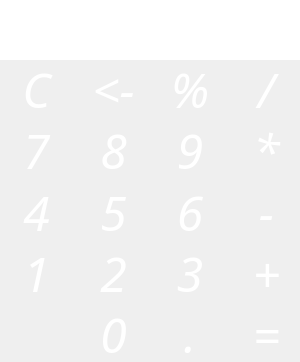
<?xml version="1.0" encoding="UTF-8"?>
<ui version="4.0">
 <class>Widget</class>
 <widget class="QWidget" name="Widget">
  <property name="geometry">
   <rect>
    <x>0</x>
    <y>0</y>
    <width>300</width>
    <height>362</height>
   </rect>
  </property>
  <property name="font">
   <font>
    <family>Academy Engraved LET</family>
    <bold>true</bold>
   </font>
  </property>
  <property name="windowTitle">
   <string>Widget</string>
  </property>
  <widget class="QLineEdit" name="lineEdit_display">
   <property name="geometry">
    <rect>
     <x>0</x>
     <y>0</y>
     <width>300</width>
     <height>60</height>
    </rect>
   </property>
   <property name="font">
    <font>
     <family>Academy Engraved LET</family>
     <pointsize>36</pointsize>
     <bold>false</bold>
    </font>
   </property>
   <property name="styleSheet">
    <string notr="true">QLineEdit {
	Border:none;
}</string>
   </property>
   <property name="alignment">
    <set>Qt::AlignRight|Qt::AlignTrailing|Qt::AlignVCenter</set>
   </property>
   <property name="readOnly">
    <bool>true</bool>
   </property>
  </widget>
  <widget class="QWidget" name="">
   <property name="geometry">
    <rect>
     <x>1</x>
     <y>61</y>
     <width>301</width>
     <height>301</height>
    </rect>
   </property>
   <layout class="QGridLayout" name="gridLayout">
    <item row="0" column="0">
     <widget class="QPushButton" name="pushButton_clear">
      <property name="sizePolicy">
       <sizepolicy hsizetype="Minimum" vsizetype="Fixed">
        <horstretch>0</horstretch>
        <verstretch>0</verstretch>
       </sizepolicy>
      </property>
      <property name="baseSize">
       <size>
        <width>0</width>
        <height>0</height>
       </size>
      </property>
      <property name="font">
       <font>
        <family>Marker Felt</family>
        <pointsize>36</pointsize>
        <italic>true</italic>
        <bold>false</bold>
       </font>
      </property>
      <property name="styleSheet">
       <string notr="true">QPushButton {
    border: none;
	color: white;
	font: italic 36pt &quot;Marker Felt&quot;;
}
</string>
      </property>
      <property name="text">
       <string>C</string>
      </property>
      <property name="iconSize">
       <size>
        <width>16</width>
        <height>16</height>
       </size>
      </property>
     </widget>
    </item>
    <item row="1" column="0">
     <widget class="QPushButton" name="pushButton_7">
      <property name="sizePolicy">
       <sizepolicy hsizetype="Minimum" vsizetype="Fixed">
        <horstretch>0</horstretch>
        <verstretch>0</verstretch>
       </sizepolicy>
      </property>
      <property name="baseSize">
       <size>
        <width>0</width>
        <height>0</height>
       </size>
      </property>
      <property name="font">
       <font>
        <family>Marker Felt</family>
        <pointsize>36</pointsize>
        <italic>true</italic>
        <bold>false</bold>
       </font>
      </property>
      <property name="styleSheet">
       <string notr="true">QPushButton {
    border: none;
	color: white;
	font: italic 36pt &quot;Marker Felt&quot;;
}
</string>
      </property>
      <property name="text">
       <string>7</string>
      </property>
      <property name="iconSize">
       <size>
        <width>16</width>
        <height>16</height>
       </size>
      </property>
     </widget>
    </item>
    <item row="2" column="1">
     <widget class="QPushButton" name="pushButton_5">
      <property name="sizePolicy">
       <sizepolicy hsizetype="Minimum" vsizetype="Fixed">
        <horstretch>0</horstretch>
        <verstretch>0</verstretch>
       </sizepolicy>
      </property>
      <property name="baseSize">
       <size>
        <width>0</width>
        <height>0</height>
       </size>
      </property>
      <property name="font">
       <font>
        <family>Marker Felt</family>
        <pointsize>36</pointsize>
        <italic>true</italic>
        <bold>false</bold>
       </font>
      </property>
      <property name="styleSheet">
       <string notr="true">QPushButton {
    border: none;
	color: white;
	font: italic 36pt &quot;Marker Felt&quot;;
}
</string>
      </property>
      <property name="text">
       <string>5</string>
      </property>
      <property name="iconSize">
       <size>
        <width>16</width>
        <height>16</height>
       </size>
      </property>
     </widget>
    </item>
    <item row="0" column="1">
     <widget class="QPushButton" name="pushButton_back">
      <property name="sizePolicy">
       <sizepolicy hsizetype="Minimum" vsizetype="Fixed">
        <horstretch>0</horstretch>
        <verstretch>0</verstretch>
       </sizepolicy>
      </property>
      <property name="baseSize">
       <size>
        <width>0</width>
        <height>0</height>
       </size>
      </property>
      <property name="font">
       <font>
        <family>Marker Felt</family>
        <pointsize>36</pointsize>
        <italic>true</italic>
        <bold>false</bold>
       </font>
      </property>
      <property name="styleSheet">
       <string notr="true">QPushButton {
    border: none;
	color: white;
	font: italic 36pt &quot;Marker Felt&quot;;
}
</string>
      </property>
      <property name="text">
       <string>&lt;-</string>
      </property>
      <property name="iconSize">
       <size>
        <width>16</width>
        <height>16</height>
       </size>
      </property>
     </widget>
    </item>
    <item row="0" column="2">
     <widget class="QPushButton" name="pushButton_percent">
      <property name="sizePolicy">
       <sizepolicy hsizetype="Minimum" vsizetype="Fixed">
        <horstretch>0</horstretch>
        <verstretch>0</verstretch>
       </sizepolicy>
      </property>
      <property name="baseSize">
       <size>
        <width>0</width>
        <height>0</height>
       </size>
      </property>
      <property name="font">
       <font>
        <family>Marker Felt</family>
        <pointsize>36</pointsize>
        <italic>true</italic>
        <bold>false</bold>
       </font>
      </property>
      <property name="styleSheet">
       <string notr="true">QPushButton {
    border: none;
	color: white;
	font: italic 36pt &quot;Marker Felt&quot;;
}
</string>
      </property>
      <property name="text">
       <string>%</string>
      </property>
      <property name="iconSize">
       <size>
        <width>16</width>
        <height>16</height>
       </size>
      </property>
     </widget>
    </item>
    <item row="0" column="3">
     <widget class="QPushButton" name="pushButton_division">
      <property name="sizePolicy">
       <sizepolicy hsizetype="Minimum" vsizetype="Fixed">
        <horstretch>0</horstretch>
        <verstretch>0</verstretch>
       </sizepolicy>
      </property>
      <property name="baseSize">
       <size>
        <width>0</width>
        <height>0</height>
       </size>
      </property>
      <property name="font">
       <font>
        <family>Marker Felt</family>
        <pointsize>36</pointsize>
        <italic>true</italic>
        <bold>false</bold>
       </font>
      </property>
      <property name="styleSheet">
       <string notr="true">QPushButton {
    border: none;
	color: white;
	font: italic 36pt &quot;Marker Felt&quot;;
}
</string>
      </property>
      <property name="text">
       <string>/</string>
      </property>
      <property name="iconSize">
       <size>
        <width>16</width>
        <height>16</height>
       </size>
      </property>
     </widget>
    </item>
    <item row="1" column="1">
     <widget class="QPushButton" name="pushButton_8">
      <property name="sizePolicy">
       <sizepolicy hsizetype="Minimum" vsizetype="Fixed">
        <horstretch>0</horstretch>
        <verstretch>0</verstretch>
       </sizepolicy>
      </property>
      <property name="baseSize">
       <size>
        <width>0</width>
        <height>0</height>
       </size>
      </property>
      <property name="font">
       <font>
        <family>Marker Felt</family>
        <pointsize>36</pointsize>
        <italic>true</italic>
        <bold>false</bold>
       </font>
      </property>
      <property name="styleSheet">
       <string notr="true">QPushButton {
    border: none;
	color: white;
	font: italic 36pt &quot;Marker Felt&quot;;
}
</string>
      </property>
      <property name="text">
       <string>8</string>
      </property>
      <property name="iconSize">
       <size>
        <width>16</width>
        <height>16</height>
       </size>
      </property>
     </widget>
    </item>
    <item row="1" column="2">
     <widget class="QPushButton" name="pushButton_9">
      <property name="sizePolicy">
       <sizepolicy hsizetype="Minimum" vsizetype="Fixed">
        <horstretch>0</horstretch>
        <verstretch>0</verstretch>
       </sizepolicy>
      </property>
      <property name="baseSize">
       <size>
        <width>0</width>
        <height>0</height>
       </size>
      </property>
      <property name="font">
       <font>
        <family>Marker Felt</family>
        <pointsize>36</pointsize>
        <italic>true</italic>
        <bold>false</bold>
       </font>
      </property>
      <property name="styleSheet">
       <string notr="true">QPushButton {
    border: none;
	color: white;
	font: italic 36pt &quot;Marker Felt&quot;;
}
</string>
      </property>
      <property name="text">
       <string>9</string>
      </property>
      <property name="iconSize">
       <size>
        <width>16</width>
        <height>16</height>
       </size>
      </property>
     </widget>
    </item>
    <item row="1" column="3">
     <widget class="QPushButton" name="pushButton_mult">
      <property name="sizePolicy">
       <sizepolicy hsizetype="Minimum" vsizetype="Fixed">
        <horstretch>0</horstretch>
        <verstretch>0</verstretch>
       </sizepolicy>
      </property>
      <property name="baseSize">
       <size>
        <width>0</width>
        <height>0</height>
       </size>
      </property>
      <property name="font">
       <font>
        <family>Marker Felt</family>
        <pointsize>36</pointsize>
        <italic>true</italic>
        <bold>false</bold>
       </font>
      </property>
      <property name="styleSheet">
       <string notr="true">QPushButton {
    border: none;
	color: white;
	font: italic 36pt &quot;Marker Felt&quot;;
}
</string>
      </property>
      <property name="text">
       <string>*</string>
      </property>
      <property name="iconSize">
       <size>
        <width>16</width>
        <height>16</height>
       </size>
      </property>
     </widget>
    </item>
    <item row="2" column="0">
     <widget class="QPushButton" name="pushButton_4">
      <property name="sizePolicy">
       <sizepolicy hsizetype="Minimum" vsizetype="Fixed">
        <horstretch>0</horstretch>
        <verstretch>0</verstretch>
       </sizepolicy>
      </property>
      <property name="baseSize">
       <size>
        <width>0</width>
        <height>0</height>
       </size>
      </property>
      <property name="font">
       <font>
        <family>Marker Felt</family>
        <pointsize>36</pointsize>
        <italic>true</italic>
        <bold>false</bold>
       </font>
      </property>
      <property name="styleSheet">
       <string notr="true">QPushButton {
    border: none;
	color: white;
	font: italic 36pt &quot;Marker Felt&quot;;
}
</string>
      </property>
      <property name="text">
       <string>4</string>
      </property>
      <property name="iconSize">
       <size>
        <width>16</width>
        <height>16</height>
       </size>
      </property>
     </widget>
    </item>
    <item row="2" column="2">
     <widget class="QPushButton" name="pushButton_6">
      <property name="sizePolicy">
       <sizepolicy hsizetype="Minimum" vsizetype="Fixed">
        <horstretch>0</horstretch>
        <verstretch>0</verstretch>
       </sizepolicy>
      </property>
      <property name="baseSize">
       <size>
        <width>0</width>
        <height>0</height>
       </size>
      </property>
      <property name="font">
       <font>
        <family>Marker Felt</family>
        <pointsize>36</pointsize>
        <italic>true</italic>
        <bold>false</bold>
       </font>
      </property>
      <property name="styleSheet">
       <string notr="true">QPushButton {
    border: none;
	color: white;
	font: italic 36pt &quot;Marker Felt&quot;;
}
</string>
      </property>
      <property name="text">
       <string>6</string>
      </property>
      <property name="iconSize">
       <size>
        <width>16</width>
        <height>16</height>
       </size>
      </property>
     </widget>
    </item>
    <item row="2" column="3">
     <widget class="QPushButton" name="pushButton_subd">
      <property name="sizePolicy">
       <sizepolicy hsizetype="Minimum" vsizetype="Fixed">
        <horstretch>0</horstretch>
        <verstretch>0</verstretch>
       </sizepolicy>
      </property>
      <property name="baseSize">
       <size>
        <width>0</width>
        <height>0</height>
       </size>
      </property>
      <property name="font">
       <font>
        <family>Marker Felt</family>
        <pointsize>36</pointsize>
        <italic>true</italic>
        <bold>false</bold>
       </font>
      </property>
      <property name="styleSheet">
       <string notr="true">QPushButton {
    border: none;
	color: white;
	font: italic 36pt &quot;Marker Felt&quot;;
}
</string>
      </property>
      <property name="text">
       <string>-</string>
      </property>
      <property name="iconSize">
       <size>
        <width>16</width>
        <height>16</height>
       </size>
      </property>
     </widget>
    </item>
    <item row="3" column="0">
     <widget class="QPushButton" name="pushButton_1">
      <property name="sizePolicy">
       <sizepolicy hsizetype="Minimum" vsizetype="Fixed">
        <horstretch>0</horstretch>
        <verstretch>0</verstretch>
       </sizepolicy>
      </property>
      <property name="baseSize">
       <size>
        <width>0</width>
        <height>0</height>
       </size>
      </property>
      <property name="font">
       <font>
        <family>Marker Felt</family>
        <pointsize>36</pointsize>
        <italic>true</italic>
        <bold>false</bold>
       </font>
      </property>
      <property name="styleSheet">
       <string notr="true">QPushButton {
    border: none;
	color: white;
	font: italic 36pt &quot;Marker Felt&quot;;
}
</string>
      </property>
      <property name="text">
       <string>1</string>
      </property>
      <property name="iconSize">
       <size>
        <width>16</width>
        <height>16</height>
       </size>
      </property>
     </widget>
    </item>
    <item row="3" column="1">
     <widget class="QPushButton" name="pushButton_2">
      <property name="sizePolicy">
       <sizepolicy hsizetype="Minimum" vsizetype="Fixed">
        <horstretch>0</horstretch>
        <verstretch>0</verstretch>
       </sizepolicy>
      </property>
      <property name="baseSize">
       <size>
        <width>0</width>
        <height>0</height>
       </size>
      </property>
      <property name="font">
       <font>
        <family>Marker Felt</family>
        <pointsize>36</pointsize>
        <italic>true</italic>
        <bold>false</bold>
       </font>
      </property>
      <property name="styleSheet">
       <string notr="true">QPushButton {
    border: none;
	color: white;
	font: italic 36pt &quot;Marker Felt&quot;;
}
</string>
      </property>
      <property name="text">
       <string>2</string>
      </property>
      <property name="iconSize">
       <size>
        <width>16</width>
        <height>16</height>
       </size>
      </property>
     </widget>
    </item>
    <item row="3" column="2">
     <widget class="QPushButton" name="pushButton_3">
      <property name="sizePolicy">
       <sizepolicy hsizetype="Minimum" vsizetype="Fixed">
        <horstretch>0</horstretch>
        <verstretch>0</verstretch>
       </sizepolicy>
      </property>
      <property name="baseSize">
       <size>
        <width>0</width>
        <height>0</height>
       </size>
      </property>
      <property name="font">
       <font>
        <family>Marker Felt</family>
        <pointsize>36</pointsize>
        <italic>true</italic>
        <bold>false</bold>
       </font>
      </property>
      <property name="styleSheet">
       <string notr="true">QPushButton {
    border: none;
	color: white;
	font: italic 36pt &quot;Marker Felt&quot;;
}
</string>
      </property>
      <property name="text">
       <string>3</string>
      </property>
      <property name="iconSize">
       <size>
        <width>16</width>
        <height>16</height>
       </size>
      </property>
     </widget>
    </item>
    <item row="3" column="3">
     <widget class="QPushButton" name="pushButton_plus">
      <property name="sizePolicy">
       <sizepolicy hsizetype="Minimum" vsizetype="Fixed">
        <horstretch>0</horstretch>
        <verstretch>0</verstretch>
       </sizepolicy>
      </property>
      <property name="baseSize">
       <size>
        <width>0</width>
        <height>0</height>
       </size>
      </property>
      <property name="font">
       <font>
        <family>Marker Felt</family>
        <pointsize>36</pointsize>
        <italic>true</italic>
        <bold>false</bold>
       </font>
      </property>
      <property name="styleSheet">
       <string notr="true">QPushButton {
    border: none;
	color: white;
	font: italic 36pt &quot;Marker Felt&quot;;
}
</string>
      </property>
      <property name="text">
       <string>+</string>
      </property>
      <property name="iconSize">
       <size>
        <width>16</width>
        <height>16</height>
       </size>
      </property>
     </widget>
    </item>
    <item row="4" column="3">
     <widget class="QPushButton" name="pushButton_equal">
      <property name="sizePolicy">
       <sizepolicy hsizetype="Minimum" vsizetype="Fixed">
        <horstretch>0</horstretch>
        <verstretch>0</verstretch>
       </sizepolicy>
      </property>
      <property name="baseSize">
       <size>
        <width>0</width>
        <height>0</height>
       </size>
      </property>
      <property name="font">
       <font>
        <family>Marker Felt</family>
        <pointsize>36</pointsize>
        <italic>true</italic>
        <bold>false</bold>
       </font>
      </property>
      <property name="styleSheet">
       <string notr="true">QPushButton {
    border: none;
	color: white;
	font: italic 36pt &quot;Marker Felt&quot;;
}
</string>
      </property>
      <property name="text">
       <string>=</string>
      </property>
      <property name="iconSize">
       <size>
        <width>16</width>
        <height>16</height>
       </size>
      </property>
     </widget>
    </item>
    <item row="4" column="2">
     <widget class="QPushButton" name="pushButton_point">
      <property name="sizePolicy">
       <sizepolicy hsizetype="Minimum" vsizetype="Fixed">
        <horstretch>0</horstretch>
        <verstretch>0</verstretch>
       </sizepolicy>
      </property>
      <property name="baseSize">
       <size>
        <width>0</width>
        <height>0</height>
       </size>
      </property>
      <property name="font">
       <font>
        <family>Marker Felt</family>
        <pointsize>36</pointsize>
        <italic>true</italic>
        <bold>false</bold>
       </font>
      </property>
      <property name="styleSheet">
       <string notr="true">QPushButton {
    border: none;
	color: white;
	font: italic 36pt &quot;Marker Felt&quot;;
}
</string>
      </property>
      <property name="text">
       <string>.</string>
      </property>
      <property name="iconSize">
       <size>
        <width>16</width>
        <height>16</height>
       </size>
      </property>
     </widget>
    </item>
    <item row="4" column="1">
     <widget class="QPushButton" name="pushButton_0">
      <property name="sizePolicy">
       <sizepolicy hsizetype="Minimum" vsizetype="Fixed">
        <horstretch>0</horstretch>
        <verstretch>0</verstretch>
       </sizepolicy>
      </property>
      <property name="baseSize">
       <size>
        <width>0</width>
        <height>0</height>
       </size>
      </property>
      <property name="font">
       <font>
        <family>Marker Felt</family>
        <pointsize>36</pointsize>
        <italic>true</italic>
        <bold>false</bold>
       </font>
      </property>
      <property name="styleSheet">
       <string notr="true">QPushButton {
    border: none;
	color: white;
	font: italic 36pt &quot;Marker Felt&quot;;
}
</string>
      </property>
      <property name="text">
       <string>0</string>
      </property>
      <property name="iconSize">
       <size>
        <width>16</width>
        <height>16</height>
       </size>
      </property>
     </widget>
    </item>
   </layout>
  </widget>
 </widget>
 <resources/>
 <connections/>
</ui>
